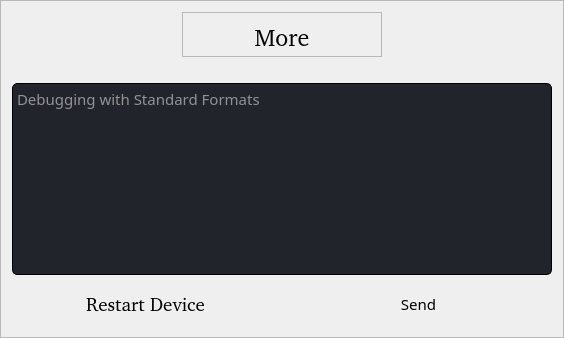
                           <widget class="QFrame" name="frame_8">
                            <property name="font">
                             <font>
                              <family>微软雅黑</family>
                              <pointsize>11</pointsize>
                              <italic>false</italic>
                              <bold>false</bold>
                             </font>
                            </property>
                            <property name="styleSheet">
                             <string notr="true"/>
                            </property>
                            <property name="frameShape">
                             <enum>QFrame::StyledPanel</enum>
                            </property>
                            <property name="frameShadow">
                             <enum>QFrame::Raised</enum>
                            </property>
                            <layout class="QHBoxLayout" name="horizontalLayout_16">
                             <item>
                              <layout class="QVBoxLayout" name="verticalLayout_9">
                               <item>
                                <layout class="QVBoxLayout" name="verticalLayout_24">
                                 <item>
                                  <layout class="QHBoxLayout" name="horizontalLayout_20">
                                   <item>
                                    <spacer name="horizontalSpacer_9">
                                     <property name="orientation">
                                      <enum>Qt::Horizontal</enum>
                                     </property>
                                     <property name="sizeHint" stdset="0">
                                      <size>
                                       <width>170</width>
                                       <height>20</height>
                                      </size>
                                     </property>
                                    </spacer>
                                   </item>
                                   <item>
                                    <widget class="QFrame" name="frame_10">
                                     <property name="minimumSize">
                                      <size>
                                       <width>200</width>
                                       <height>45</height>
                                      </size>
                                     </property>
                                     <property name="maximumSize">
                                      <size>
                                       <width>16777215</width>
                                       <height>45</height>
                                      </size>
                                     </property>
                                     <property name="frameShape">
                                      <enum>QFrame::StyledPanel</enum>
                                     </property>
                                     <property name="frameShadow">
                                      <enum>QFrame::Raised</enum>
                                     </property>
                                     <widget class="QLabel" name="label_16">
                                      <property name="geometry">
                                       <rect>
                                        <x>10</x>
                                        <y>10</y>
                                        <width>180</width>
                                        <height>30</height>
                                       </rect>
                                      </property>
                                      <property name="font">
                                       <font>
                                        <family>クレPro by 宁静之雨，微信公众号njzyshare</family>
                                        <pointsize>18</pointsize>
                                        <italic>false</italic>
                                        <bold>false</bold>
                                       </font>
                                      </property>
                                      <property name="styleSheet">
                                       <string notr="true">font: 18pt &quot;クレPro by 宁静之雨，微信公众号njzyshare&quot;;</string>
                                      </property>
                                      <property name="text">
                                       <string>More</string>
                                      </property>
                                      <property name="alignment">
                                       <set>Qt::AlignCenter</set>
                                      </property>
                                     </widget>
                                    </widget>
                                   </item>
                                   <item>
                                    <spacer name="horizontalSpacer_10">
                                     <property name="orientation">
                                      <enum>Qt::Horizontal</enum>
                                     </property>
                                     <property name="sizeHint" stdset="0">
                                      <size>
                                       <width>170</width>
                                       <height>20</height>
                                      </size>
                                     </property>
                                    </spacer>
                                   </item>
                                  </layout>
                                 </item>
                                </layout>
                               </item>
                               <item>
                                <spacer name="verticalSpacer">
                                 <property name="orientation">
                                  <enum>Qt::Vertical</enum>
                                 </property>
                                 <property name="sizeType">
                                  <enum>QSizePolicy::Fixed</enum>
                                 </property>
                                 <property name="sizeHint" stdset="0">
                                  <size>
                                   <width>20</width>
                                   <height>20</height>
                                  </size>
                                 </property>
                                </spacer>
                               </item>
                               <item>
                                <widget class="QTextEdit" name="te_Debug">
                                 <property name="sizePolicy">
                                  <sizepolicy hsizetype="Preferred" vsizetype="Preferred">
                                   <horstretch>0</horstretch>
                                   <verstretch>0</verstretch>
                                  </sizepolicy>
                                 </property>
                                 <property name="minimumSize">
                                  <size>
                                   <width>520</width>
                                   <height>100</height>
                                  </size>
                                 </property>
                                 <property name="toolTip">
                                  <string>发送特殊的指令</string>
                                 </property>
                                 <property name="styleSheet">
                                  <string notr="true">border-radius: 5px;
border: 1px solid black;
background-color: rgb(33, 37, 43);
color: rgb(255, 255, 255);
font: 14pt &quot;クレPro by 宁静之雨，微信公众号njzyshare&quot;;</string>
                                 </property>
                                 <property name="placeholderText">
                                  <string>Debugging with Standard Formats</string>
                                 </property>
                                </widget>
                               </item>
                               <item>
                                <layout class="QHBoxLayout" name="horizontalLayout_12">
                                 <item>
                                  <widget class="QPushButton" name="btn_Rst">
                                   <property name="minimumSize">
                                    <size>
                                     <width>200</width>
                                     <height>45</height>
                                    </size>
                                   </property>
                                   <property name="font">
                                    <font>
                                     <family>クレPro by 宁静之雨，微信公众号njzyshare</family>
                                     <pointsize>14</pointsize>
                                     <italic>false</italic>
                                     <bold>false</bold>
                                    </font>
                                   </property>
                                   <property name="cursor">
                                    <cursorShape>PointingHandCursor</cursorShape>
                                   </property>
                                   <property name="toolTip">
                                    <string>重启设备</string>
                                   </property>
                                   <property name="styleSheet">
                                    <string notr="true">border-radius: 5px;
font: 14pt &quot;クレPro by 宁静之雨，微信公众号njzyshare&quot;;</string>
                                   </property>
                                   <property name="text">
                                    <string>Restart Device</string>
                                   </property>
                                  </widget>
                                 </item>
                                 <item>
                                  <widget class="QPushButton" name="btn_Debug_Send">
                                   <property name="minimumSize">
                                    <size>
                                     <width>200</width>
                                     <height>45</height>
                                    </size>
                                   </property>
                                   <property name="toolTip">
                                    <string>发送</string>
                                   </property>
                                   <property name="styleSheet">
                                    <string notr="true">border-radius: 5px;
font: 14pt &quot;クレPro by 宁静之雨，微信公众号njzyshare&quot;;</string>
                                   </property>
                                   <property name="text">
                                    <string>Send</string>
                                   </property>
                                  </widget>
                                 </item>
                                </layout>
                               </item>
                              </layout>
                             </item>
                            </layout>
                           </widget>
